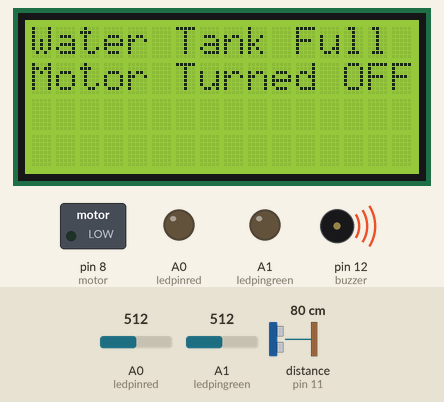
Recording of a sketch running on a simulated Arduino Uno, built with avr-gcc and run on an emulated ATmega328P. On the bench: 16×4 character LCD, switched loads named in the sketch (green lamp = pin HIGH), output pins drawn as LEDs (lit = HIGH), buzzer (waves = sounding, pin HIGH). Wiring (inferred from the names in the program): ultrasonic range finder: trigger pin 10; echo pin 11. Inputs (shaded band) come from the test bench; at power-on: A0 (ledpinred) = 512, distance to the obstacle (sensor on pin 11) 80 cm, A1 (ledpingreen) = 512. The echo pulse lasts 58.3 µs per cm; pins used as bus, display or sensor lines are not drawn.

Above: at 2.2 s.
2.3 s: A0 (ledpinred) set to 329
At 4.4 s:
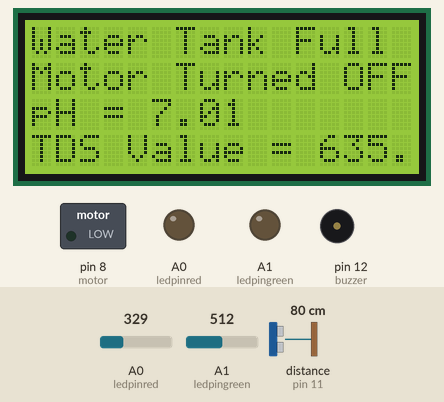
6.5 s: A0 (ledpinred) set to 308
At 9.7 s:
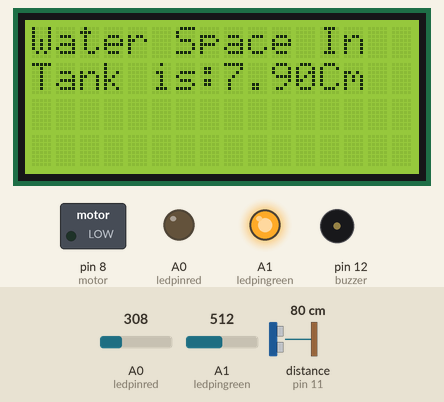
11.6 s: distance to the obstacle (sensor on pin 11) set to 250 cm
At 15.0 s:
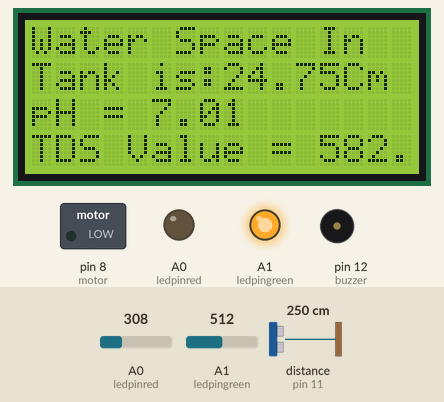
20.2 s: A0 (ledpinred) set to 511
At 20.6 s:
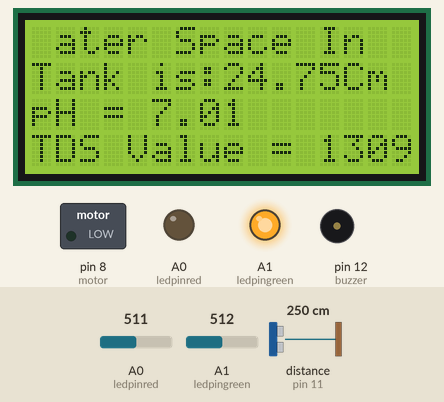
25.7 s: distance to the obstacle (sensor on pin 11) set to 2 cm
At 30.1 s:
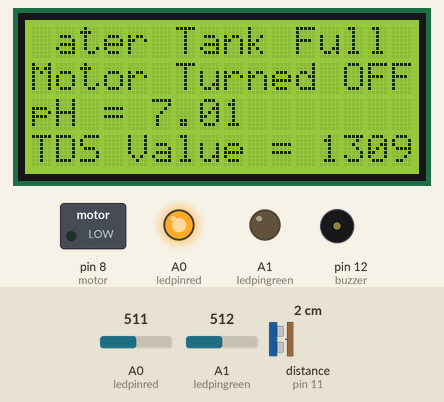
33.8 s: A1 (ledpingreen) set to 610
At 36.1 s:
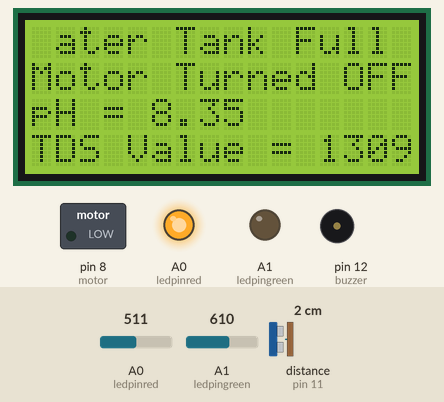
Timing chart, 0 to 37.6 s (numbered marks = the images above; inputs shaded):
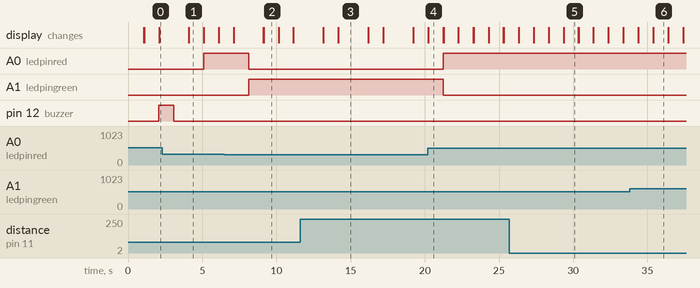

Measured:
- the behaviour switches between 316 and 315 on A0 (ledpinred) (found by bisection; images 1 and 2)
- after the input at 2.3 s, the display: changes after 1.8 s (image 1)
- after the input at 6.5 s, A0 (ledpinred): HIGH → LOW after 1.6 s; A1 (ledpingreen): LOW → HIGH after 1.6 s
- after the input at 20.2 s, A0 (ledpinred): LOW → HIGH after 1.0 s; A1 (ledpingreen): HIGH → LOW after 1.0 s; the display: changes at once (image 4)
- what the display in image 1 shows lasts 1.0 s, from 4.1 s to 5.1 s
- what the display in image 3 shows lasts 2.0 s, from 14.2 s to 16.2 s

The sketch:

project.ino
```cpp
#include <LiquidCrystal.h>

#define trigger 10
#define echo 11
#define motor 8
#define buzzer 12
#define ledpinred  14
#define ledpingreen  15
#define pH_Sensor_Pin  A1
#define TDS_Sensor_Pin  A0

LiquidCrystal lcd(2, 3, 4, 5, 6, 7);

float time = 0;
float distance = 0;
int temp = 0;
int sensorValue = 0;
float tdsValue = 0;
float Voltage = 0;

void setup()
{
  lcd.begin(16, 4);
  lcd.setCursor(0, 0);
  pinMode(pH_Sensor_Pin, INPUT);
  pinMode(TDS_Sensor_Pin, INPUT);
  pinMode(ledpinred, OUTPUT);
  pinMode(ledpingreen, OUTPUT);
  pinMode(A2, INPUT);
  pinMode(trigger, OUTPUT);
  pinMode(echo, INPUT);
  pinMode(motor, OUTPUT);
  pinMode(buzzer, OUTPUT);
  lcd.print("Water Level and");
  lcd.setCursor(0, 1);
  lcd.print("Water Quality");
  lcd.setCursor(0, 2);
  lcd.print(" Monitoring ");

  lcd.setCursor(0, 3);
  lcd.print(" System ");
  delay(1000);
}

void loop()
{
  lcd.clear();
  digitalWrite(trigger, LOW);
  delayMicroseconds(2);
  digitalWrite(trigger, HIGH);
  delayMicroseconds(10);
  digitalWrite(trigger, LOW);
  delayMicroseconds(2);
  time = pulseIn(echo, HIGH);
  distance = time * 340 / 200000;
  lcd.clear();
  lcd.print("Water Space In  ");
  lcd.setCursor(0, 1);
  lcd.print("Tank is:");
  lcd.print(distance);
  lcd.print("Cm");
  delay(1000);
  if (distance < 12 && temp == 0)
  {
    digitalWrite(motor, LOW);
    digitalWrite(buzzer, HIGH);
    lcd.clear();
    lcd.print("Water Tank Full ");
    lcd.setCursor(0, 1);
    lcd.print("Motor Turned OFF");
    delay(1000);
    digitalWrite(buzzer, LOW);
    delay(1000);
    temp = 1;
  }

  else if (distance < 12 && temp == 1)
  {
    digitalWrite(motor, LOW);
    lcd.clear();
    lcd.print("Water Tank Full ");
    lcd.setCursor(0, 1);
    lcd.print("Motor Turned OFF");
    delay(1000);
  }

  else if (distance > 30)
  {
    digitalWrite(motor, HIGH);
    lcd.clear();
    lcd.print("LOW Water Level");
    lcd.setCursor(0, 1);
    lcd.print("Motor Turned ON");
    delay(1000);
    temp = 0;
  }


  float val = analogRead(pH_Sensor_Pin);
  val = val / 1023;
  val = val * 14;
  lcd.setCursor(0, 2);
  lcd.print("pH = ");
  lcd.print(val);

  sensorValue = analogRead(TDS_Sensor_Pin);
  Voltage = sensorValue * 5 / 1024.0;
  tdsValue = (133.42 * Voltage * Voltage * Voltage - 255.86 * Voltage * Voltage + 857.39 * Voltage) * 0.5;
  lcd.setCursor(0, 3);
  lcd.print("TDS Value = ");
  lcd.print(tdsValue);
  lcd.println(" ppm");
  delay(1000);
  //delay(10);

  if (val >= 6.5 && val <= 7.5 &&  tdsValue >= 0 && tdsValue <= 600 )
  {

    digitalWrite(ledpingreen, HIGH);
    //delay(1000);
    digitalWrite(ledpinred, LOW);
    delay(1000);

  }

  else
  {

    digitalWrite(ledpingreen, LOW);
    //delay(1000);
    digitalWrite(ledpinred, HIGH);
    //delay(1000);

  }

  /*else if (val < 6.3)
    {

    digitalWrite(ledpinred, HIGH);
    //delay(1000);
    digitalWrite(ledpinblue, LOW);
    delay(1000);
    digitalWrite(ledpingreen, LOW);
    delay(1000);*/

}

/*sensorValue = analogRead(TDS_Sensor_Pin);
  Voltage = sensorValue * 5 / 1024.0;
  tdsValue = (133.42 * Voltage * Voltage * Voltage - 255.86 * Voltage * Voltage + 857.39 * Voltage) * 0.5;
  lcd.setCursor(0, 3);
  lcd.print("TDS Value = ");
  lcd.print(tdsValue);
  lcd.println(" ppm");
  delay(100);*/
```
